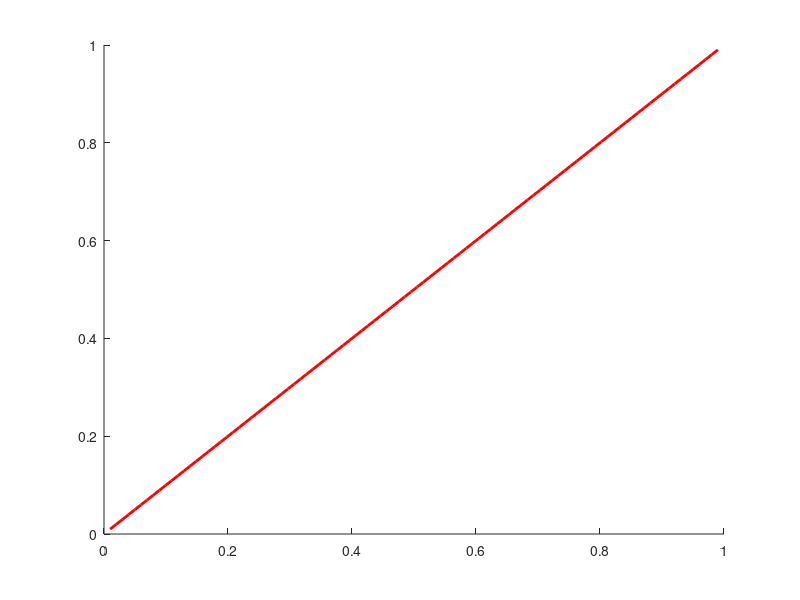

MATLAB code to generate this figure: (Note: this script raises an error after producing the figure.)
% ---------------------------------------------------------------------
% Book:         SFS
% ---------------------------------------------------------------------
% Quantlet:     SFSevt2
% ---------------------------------------------------------------------
% Description:  SFSevt2 generates CDFs for normal distribution of a 
%               pseudo random variable with extreme value (Gumbel, 
%               Frechet and Weibull) and a randomnormal distributed 
%               variable.   
% ---------------------------------------------------------------------
% Usage:        -
% ---------------------------------------------------------------------
% Inputs:       None
% ---------------------------------------------------------------------
% Output:       PP plot.
% ---------------------------------------------------------------------
% Example:      PP plot - 1. Gumbel
%               PP plot - 2. Frechet
%               PP plot - 3. Weibull
% ---------------------------------------------------------------------
% Author:       Juergen Franke 20030501
% ---------------------------------------------------------------------

clear
clc
close all

n=100;

% Gumbel
gumb1 = gevrnd(0,1,0,100,1);
gumb2 = sort(gumb1);
gumb = normcdf(gumb2,0,1);

t = (1:n)/(n+1);

hold on
figure(1)
plot(t,t,'r','LineWidth',2)
scatter(gumb,t,'.','b')
hold off
title('PP Plot of Extreme Value - Gumbel')

% Frechet
frec1 = gevrnd(0.5,0.5,1,100,1);
frec2 = sort(frec1);
frec = normcdf(frec2,0,1);

t = (1:n)/(n+1);

figure(2)
hold on
plot(t,t,'r','LineWidth',2)
scatter(frec,t,'.','b')
hold off
xlim([0 1])
ylim([0 1])
title('PP Plot of Extreme Value - Frechet')

% Weibull
weib1 = gevrnd(-0.5,0.5,-1,100,1);
weib2 = sort(weib1);
weib = normcdf(weib2,0,1);

t = (1:n)/(n+1);

figure(3)
hold on
plot(t,t,'r','LineWidth',2)
scatter(weib,t,'.','b')
hold off
xlim([0 1])
ylim([0 1])
title('PP Plot of Extreme Value - Weibull')